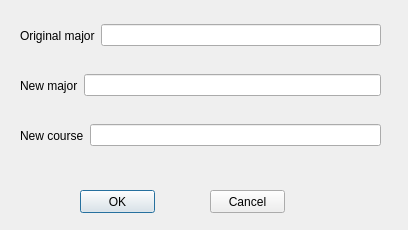
<?xml version="1.0" encoding="UTF-8"?>
<ui version="4.0">
 <class>MajorUpdateDialog</class>
 <widget class="QDialog" name="MajorUpdateDialog">
  <property name="geometry">
   <rect>
    <x>0</x>
    <y>0</y>
    <width>408</width>
    <height>230</height>
   </rect>
  </property>
  <property name="windowTitle">
   <string>Dialog</string>
  </property>
  <widget class="QWidget" name="horizontalLayoutWidget">
   <property name="geometry">
    <rect>
     <x>20</x>
     <y>10</y>
     <width>361</width>
     <height>51</height>
    </rect>
   </property>
   <layout class="QHBoxLayout" name="horizontalLayout">
    <item>
     <widget class="QLabel" name="ori_major_label">
      <property name="text">
       <string>Original major</string>
      </property>
     </widget>
    </item>
    <item>
     <widget class="QLineEdit" name="ori_major_lineEdit"/>
    </item>
   </layout>
  </widget>
  <widget class="QPushButton" name="ok_pushButton">
   <property name="geometry">
    <rect>
     <x>80</x>
     <y>190</y>
     <width>75</width>
     <height>23</height>
    </rect>
   </property>
   <property name="text">
    <string>OK</string>
   </property>
  </widget>
  <widget class="QPushButton" name="cancel_pushButton">
   <property name="geometry">
    <rect>
     <x>210</x>
     <y>190</y>
     <width>75</width>
     <height>23</height>
    </rect>
   </property>
   <property name="text">
    <string>Cancel</string>
   </property>
  </widget>
  <widget class="QWidget" name="horizontalLayoutWidget_2">
   <property name="geometry">
    <rect>
     <x>20</x>
     <y>60</y>
     <width>361</width>
     <height>51</height>
    </rect>
   </property>
   <layout class="QHBoxLayout" name="horizontalLayout_2">
    <item>
     <widget class="QLabel" name="new_major_label">
      <property name="text">
       <string>New major</string>
      </property>
     </widget>
    </item>
    <item>
     <widget class="QLineEdit" name="new_major_lineEdit"/>
    </item>
   </layout>
  </widget>
  <widget class="QWidget" name="horizontalLayoutWidget_3">
   <property name="geometry">
    <rect>
     <x>20</x>
     <y>110</y>
     <width>361</width>
     <height>51</height>
    </rect>
   </property>
   <layout class="QHBoxLayout" name="horizontalLayout_3">
    <item>
     <widget class="QLabel" name="new_course_label">
      <property name="text">
       <string>New course</string>
      </property>
     </widget>
    </item>
    <item>
     <widget class="QLineEdit" name="new_course_lineEdit"/>
    </item>
   </layout>
  </widget>
 </widget>
 <resources/>
 <connections/>
</ui>
